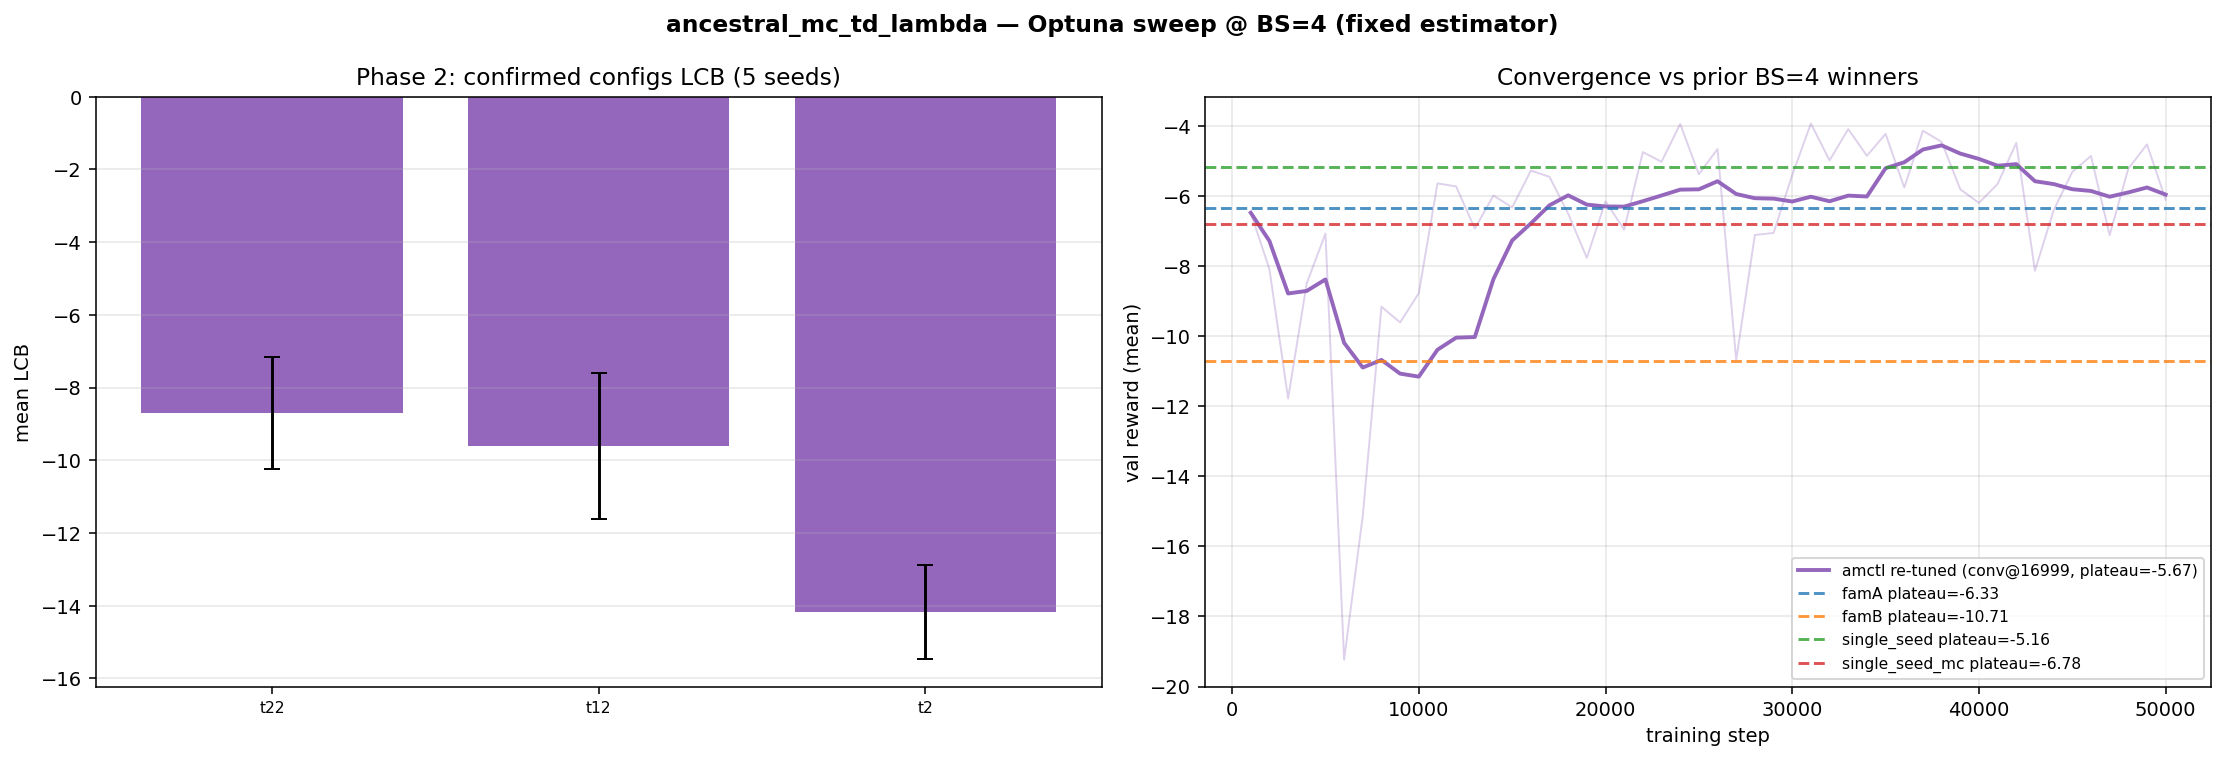

Reproduce this figure in Python.
#!/usr/bin/env python3
"""Optuna sweep for `ancestral_mc_td_lambda` on the moons BS=4 benchmark.

This is a focused, single-method companion to
``optuna_other_onpolicy_pipeline.py`` (which lumped ``ancestral_mc_td_lambda``
in with the rest of "Family A").  It exists because the multi-step / duplicate
averaging in ``ancestral_mc_td_lambda`` was just corrected (the twist used to
leak into the targets); a dedicated sweep re-tunes the method under the fixed
estimator and explores a *more general* ``log_tau`` (a.k.a. ``smc_value``)
design space.

log_tau / smc_value design space
--------------------------------
``log_tau`` is the twist used only for SMC resampling; it cancels out of the
(now-unbiased) targets, so it is purely a variance-reduction / proposal knob.
Following the BS=4 work we allow it to be ANY non-negative linear combination
of four basis functions:

    log_tau(x,t) = cr * r(x)              # reward
                 + ctr * t * r(x)         # time-annealed reward
                 + cV * V_theta(x,t)      # live value network (no grad)
                 + cVema * V_ema(x,t)     # EMA value network

Each term is independently toggled on/off (so the classic single-term twists
``k*r``, ``k*t*r``, ``k*V``, ``k*V_ema`` are all in-distribution), and active
coefficients are sampled log-uniformly in [1e-3, 3].  Coefficients are
non-negative on purpose: r and V are both larger for better states, so a
positive weight is what concentrates SMC mass where it matters.  ``ema_decay``
is sampled only when the EMA term is active.

Other swept hyperparameters
---------------------------
lambda_eff (TD(λ) mixing), mc_samples (particles per seed), n_steps,
off_policy_frac (off-policy anchoring), lr, grad_decay (∇V weight decay,
toggled), loss_type ∈ {quad, mse}.  Gradient batch size fixed at BS=4 and
``include_t_zero`` is irrelevant here (ancestral_mc always emits the t=0/t=1
generations internally).

Objective
---------
Detrended-SEM lower confidence bound (LCB) over the last ``LCB_TAIL`` of
``N_VAL`` validation checkpoints — the same windowed lower-bound metric the
rest of the BS=4 study optimises (more reliable than raw tail reward), so the
numbers here are directly comparable to the summary table.

Pipeline (env-var tunable budgets; defaults match the BS=4 study)
----------------------------------------------------------------
Phase 1 sweep   : OPT_N_TRIALS trials, TPE + Hyperband, OPT_MAX_STEPS steps.
Phase 2 confirm : top-OPT_TOPK trials × OPT_N_SEEDS seeds × OPT_MAX_STEPS steps.
Phase 3 converge: best confirmed config → OPT_CONV_STEPS steps, serialized
                  (best.ckpt / last.ckpt / value_module.pt).

For a fast smoke test:
    OPT_N_TRIALS=2 OPT_MAX_STEPS=200 OPT_N_VAL=4 OPT_TOPK=1 OPT_N_SEEDS=2 \
    OPT_CONV_STEPS=300 python experiments/bs4_moons/optuna_amctl_bs4_sweep.py
"""

import gc
import json
import os
import shutil
import time

import numpy as np
import pandas as pd
import torch
from einops import reduce
from sklearn.datasets import make_moons
from sklearn.mixture import GaussianMixture
from sklearn.preprocessing import StandardScaler
from torch.utils.data import DataLoader, TensorDataset

import matplotlib
matplotlib.use("Agg")
import matplotlib.pyplot as plt

import lightning as L
from lightning.pytorch.callbacks import Callback, ModelCheckpoint
from lightning.pytorch.loggers import CSVLogger

import optuna
from optuna.samplers import TPESampler
from optuna.pruners import HyperbandPruner
from optuna.trial import TrialState

from diffusion_rl.models.on_policy import OnPolicySMCDataset, OnPolicyValue
from diffusion_rl.modules.resnet_mlp import ValueNetwork


# ── Device (CUDA on this box; falls back to MPS/CPU) ───────────────────────
if torch.cuda.is_available():
    DEVICE = "cuda"
elif torch.backends.mps.is_available():
    DEVICE = "mps"
else:
    DEVICE = "cpu"


def empty_cache():
    if torch.cuda.is_available():
        torch.cuda.empty_cache()
    elif torch.backends.mps.is_available():
        torch.mps.empty_cache()


# ── Shared setup (identical task to the rest of the BS=4 study) ─────────────
X, _ = make_moons(n_samples=10_000, noise=0.05, random_state=42)
scaler = StandardScaler(); X = scaler.fit_transform(X)
clf = GaussianMixture(n_components=100, covariance_type="spherical"); clf.fit(X)
_means = torch.from_numpy(clf.means_).double()
_sigma2 = torch.from_numpy(clf.covariances_).double()
_weights = torch.from_numpy(clf.weights_).double()
_sigmas = torch.sqrt(_sigma2)[:, None]; _weights_col = _weights[:, None]

D = 2; a = 1.0; c = torch.tensor([1.0, 0.0])
means_np = clf.means_; sigmas_np = np.sqrt(clf.covariances_); weights_np = clf.weights_


def gmm_drift(xt, ts, a_):
    ts = ts.reshape(-1, 1); xt_ = xt[..., None]
    means_ = _means.float().to(xt).T[None, ...]; ts_ = ts[..., None]
    sigmas_ = _sigmas.float().to(xt).T; weights_ = _weights_col.float().to(xt).T
    denom = 2 * a_ * (1 - ts) + ts * sigmas_**2
    le = -reduce((xt_ - means_ * ts_) ** 2, "n d m -> n m", "sum") / (2 * ts * denom)
    lsf = torch.log(2 * a_ * (1 - ts) / denom) * D / 2
    lrw = torch.log(weights_) + le + lsf
    lw = lrw - torch.logsumexp(lrw, dim=1, keepdim=True)
    lw = torch.where((ts == 0), torch.log(weights_), lw)
    nm = (2 * a_ * (1 - ts_) * means_ + xt_ * sigmas_[None, ...] ** 2) / denom[:, None, :]
    us = (nm - xt[:, :, None]) / (1 - ts[..., None])
    return reduce(torch.exp(lw)[:, None, :] * us, "n d m -> n d", "sum")


def base_drift(x, t):
    return gmm_drift(x, t if t.ndim >= 1 else t.unsqueeze(0), a).to(dtype=torch.float)


def reward_fn(x):
    return -10 * (x - c.to(x)).square().sum(dim=1)


def gmm_sample(n):
    k_ = np.random.choice(len(weights_np), size=n, p=weights_np)
    return means_np[k_] + sigmas_np[k_, np.newaxis] * np.random.randn(n, D)


class OnPolicyValueLive(OnPolicyValue):
    """Inference/drift use the LIVE network (no EMA in drift) — the BS=4 default."""

    def drift(self, x, t, beta=1, use_ema=False):
        return super().drift(x, t, beta=beta, use_ema=use_ema)


# ── log_tau (smc_value): general non-negative linear combination ───────────
SMC_BASES = ("r", "tr", "V", "Vema")  # reward, t*reward, value, ema-value


def make_smc_value(spec, model):
    """spec maps a subset of {cr, ctr, cV, cVema} -> coefficient (>0)."""
    cr = spec.get("cr"); ctr = spec.get("ctr")
    cV = spec.get("cV"); cVema = spec.get("cVema")

    def smc(x, t):
        out = torch.zeros(x.shape[0], dtype=x.dtype, device=x.device)
        if cr is not None or ctr is not None:
            r = reward_fn(x)
            if cr is not None:
                out = out + cr * r
            if ctr is not None:
                out = out + ctr * t.reshape(-1) * r
        if cV is not None:
            out = out + cV * model.value_module(x, t).reshape(-1)
        if cVema is not None:
            out = out + cVema * model.ema(x, t).reshape(-1)
        return out

    return smc


# ── Constants ──────────────────────────────────────────────────────────────
LOG_DIR = "lightning_logs/optuna_amctl"
CONFIRM_DIR = "lightning_logs/optuna_amctl_confirm"
CONV_LOG_DIR = "lightning_logs/optuna_amctl_converge"
CKPT_DIR = "checkpoints/optuna_amctl_converge"
STUDY_DB = "sqlite:///experiments/bs4_moons/optuna_amctl.db"
STUDY_NAME = "amctl_bs4_lcb_v1"
METHOD = "ancestral_mc_td_lambda"

BS = 4
DS_BATCH = 64
MAX_STEPS = int(os.environ.get("OPT_MAX_STEPS", 5000))
N_VAL = int(os.environ.get("OPT_N_VAL", 50))
LCB_TAIL = int(os.environ.get("OPT_LCB_TAIL", 20))
LCB_Z = 1.645
N_TRIALS = int(os.environ.get("OPT_N_TRIALS", 80))
TOPK = int(os.environ.get("OPT_TOPK", 3))
N_SEEDS = int(os.environ.get("OPT_N_SEEDS", 5))
CONV_STEPS = int(os.environ.get("OPT_CONV_STEPS", 50000))
CONV_VAL_EVERY = int(os.environ.get("OPT_CONV_VAL_EVERY", 1000))

all_rewards = reward_fn(torch.from_numpy(X).float())
max_r = all_rewards.max()
bias_val = (torch.log(torch.mean(torch.exp(all_rewards - max_r))) + max_r).item()
val_loader = DataLoader(TensorDataset(torch.zeros(1)), batch_size=1)


class OptunaPruning(Callback):
    def __init__(self, trial, monitor="val_reward_mean"):
        super().__init__(); self.trial = trial; self.monitor = monitor

    def on_validation_end(self, trainer, pl_module):
        m = trainer.callback_metrics.get(self.monitor)
        if m is None:
            return
        step = int(trainer.global_step)
        self.trial.report(float(m), step)
        if self.trial.should_prune():
            raise optuna.TrialPruned(f"pruned at step {step}")


def read_curve(csv_path):
    if not os.path.exists(csv_path):
        return np.array([]), np.array([])
    df = pd.read_csv(csv_path)
    if "val_reward_mean" not in df.columns:
        return np.array([]), np.array([])
    sub = df.dropna(subset=["val_reward_mean"])
    return sub["step"].to_numpy(), sub["val_reward_mean"].to_numpy()


def lcb_of(curve):
    """Detrended-SEM lower confidence bound over the last LCB_TAIL points."""
    if len(curve) < 5:
        return -100.0
    tail = curve[-LCB_TAIL:]
    n = len(tail)
    xx = np.arange(n, dtype=float)
    A = np.vstack([xx, np.ones(n)]).T
    coef, *_ = np.linalg.lstsq(A, tail, rcond=None)
    resid = tail - A @ coef
    sigma = float(np.sqrt((resid ** 2).sum() / max(1, n - 2)))
    return float(tail.mean() - LCB_Z * sigma / np.sqrt(n))


# ── Hyperparameter design space ────────────────────────────────────────────
def sample_params(trial):
    p = {
        "n_steps": trial.suggest_int("n_steps", 10, 60),
        "mc_samples": trial.suggest_int("mc_samples", 2, 32, log=True),
        "off_policy_frac": trial.suggest_float("off_policy_frac", 0.0, 0.5),
        "lambda_eff": trial.suggest_float("lambda_eff", 0.0, 1.0),
        "lr": trial.suggest_float("lr", 1e-4, 3e-3, log=True),
        "loss_type": trial.suggest_categorical("loss_type", ["quad", "mse"]),
    }
    if trial.suggest_categorical("use_grad_decay", [True, False]):
        p["grad_decay"] = trial.suggest_float("grad_decay", 1e-5, 1e-1, log=True)
        p["use_grad_decay"] = True
    else:
        p["use_grad_decay"] = False

    # log_tau = non-negative linear combination of {r, t*r, V, V_ema}.
    use = {b: trial.suggest_categorical(f"use_{b}", [True, False]) for b in SMC_BASES}
    if not any(use.values()):           # never let the twist vanish
        use["r"] = True
    spec = {}
    if use["r"]:
        spec["cr"] = trial.suggest_float("cr", 1e-3, 3.0, log=True)
    if use["tr"]:
        spec["ctr"] = trial.suggest_float("ctr", 1e-3, 3.0, log=True)
    if use["V"]:
        spec["cV"] = trial.suggest_float("cV", 1e-3, 3.0, log=True)
    if use["Vema"]:
        spec["cVema"] = trial.suggest_float("cVema", 1e-3, 3.0, log=True)
    p["smc_spec"] = spec
    if use["Vema"]:
        p["ema_decay"] = trial.suggest_float("ema_decay", 0.90, 0.999)
    return p


def trial_params(t):
    """Reconstruct the full params dict from a finished trial (mirror of sample)."""
    pr = dict(t.params)
    out = {
        "n_steps": pr["n_steps"], "mc_samples": pr["mc_samples"],
        "off_policy_frac": pr["off_policy_frac"], "lambda_eff": pr["lambda_eff"],
        "lr": pr["lr"], "loss_type": pr["loss_type"],
        "use_grad_decay": pr.get("use_grad_decay", False),
    }
    if out["use_grad_decay"]:
        out["grad_decay"] = pr["grad_decay"]
    use = {b: pr.get(f"use_{b}", False) for b in SMC_BASES}
    if not any(use.values()):
        use["r"] = True
    spec = {}
    if use["r"]:
        spec["cr"] = pr["cr"]
    if use["tr"]:
        spec["ctr"] = pr["ctr"]
    if use["V"]:
        spec["cV"] = pr["cV"]
    if use["Vema"]:
        spec["cVema"] = pr["cVema"]
        out["ema_decay"] = pr["ema_decay"]
    out["smc_spec"] = spec
    return out


def build(params, seed):
    L.seed_everything(seed, workers=True)
    grad_decay = params["grad_decay"] if params.get("use_grad_decay") else None
    ema_decay = params.get("ema_decay", 0.99)
    vm = ValueNetwork(D, bias=bias_val)
    model = OnPolicyValueLive(
        base_score_module=base_drift, value_module=vm, reward_function=reward_fn,
        dim=D, a=a, lr=params["lr"], loss_type=params["loss_type"],
        grad_decay=grad_decay, ema_decay=ema_decay,
    ).to(DEVICE)
    smc_value = make_smc_value(params["smc_spec"], model)
    ds = OnPolicySMCDataset(
        dim=D, drift=base_drift, value=model.value_module,
        smc_value=smc_value, reward=reward_fn, device=DEVICE, a=a,
        batch_size=DS_BATCH, n_steps=params["n_steps"],
        mc_samples_per_step=params["mc_samples"],
        sampling_method=METHOD, lambda_eff=params["lambda_eff"],
        off_policy_frac=params["off_policy_frac"], include_t_zero=False,
        random_t=False, generating_function=gmm_sample,
    )
    loader = DataLoader(ds, batch_size=BS)
    return model, vm, ds, loader


def fmt_spec(spec):
    parts = []
    for key, lbl in (("cr", "r"), ("ctr", "t·r"), ("cV", "V"), ("cVema", "Vema")):
        if key in spec:
            parts.append(f"{spec[key]:.3f}·{lbl}")
    return "+".join(parts) if parts else "(none)"


def fmt(p):
    s = (f"{METHOD} mc={p['mc_samples']} ns={p['n_steps']} "
         f"lam={p['lambda_eff']:.2f} ofp={p['off_policy_frac']:.2f} "
         f"lr={p['lr']:.1e} loss={p['loss_type']} "
         f"{'gd='+format(p['grad_decay'],'.1e') if p.get('use_grad_decay') else 'gd=off'} "
         f"tau=[{fmt_spec(p['smc_spec'])}]")
    if "ema_decay" in p:
        s += f" ema={p['ema_decay']:.3f}"
    return s


# ── Phase 1: sweep ─────────────────────────────────────────────────────────
def objective(trial):
    p = sample_params(trial)
    name = f"trial_{trial.number:04d}"
    csv = f"{LOG_DIR}/{name}/version_0/metrics.csv"
    t0 = time.time()
    model, vm, ds, loader = build(p, 1234 + trial.number)
    logger = CSVLogger(LOG_DIR, name=name, version=0)
    trainer = L.Trainer(
        max_steps=MAX_STEPS, val_check_interval=max(1, MAX_STEPS // N_VAL),
        callbacks=[OptunaPruning(trial)], logger=logger,
        enable_checkpointing=False, enable_progress_bar=False)
    try:
        trainer.fit(model, loader, val_dataloaders=val_loader)
    except optuna.TrialPruned:
        print(f"  {name}: pruned ({(time.time()-t0)/60:.1f} min)", flush=True)
        raise
    except (RuntimeError, ValueError) as e:
        del model, vm, trainer, loader, ds
        gc.collect(); empty_cache()
        print(f"  {name}: error {type(e).__name__} -> -100", flush=True)
        return -100.0
    st, cv = read_curve(csv)
    del model, vm, trainer, loader, ds
    gc.collect(); empty_cache()
    lcb = lcb_of(cv)
    print(f"  {name}: LCB={lcb:.3f}  [{fmt(p)}]  {(time.time()-t0)/60:.1f} min",
          flush=True)
    return lcb


t_start = time.time()
sampler = TPESampler(multivariate=True, group=True, seed=42)
pruner = HyperbandPruner(min_resource=500, max_resource=MAX_STEPS,
                         reduction_factor=3)
study = optuna.create_study(
    study_name=STUDY_NAME, storage=STUDY_DB, load_if_exists=True,
    direction="maximize", sampler=sampler, pruner=pruner)
n_done = len([t for t in study.trials if t.state.is_finished()])
print(f"PHASE 1 — {METHOD} sweep  device={DEVICE}  "
      f"done={n_done} remaining={max(0, N_TRIALS-n_done)}", flush=True)


def _cb(study, trial):
    done = len([t for t in study.trials if t.state.is_finished()])
    try:
        best = study.best_value
    except ValueError:
        best = float("nan")
    print(f"[{done}/{N_TRIALS}] elapsed={(time.time()-t_start)/60:.1f} min "
          f"| best LCB={best:.3f}", flush=True)


study.optimize(objective, n_trials=max(0, N_TRIALS - n_done),
               callbacks=[_cb], gc_after_trial=True)

comp = [t for t in study.trials
        if t.state == TrialState.COMPLETE and t.value is not None]
comp.sort(key=lambda t: t.value, reverse=True)
chosen = comp[:TOPK]

print("\n" + "=" * 80)
print(f"Selected for {N_SEEDS}-seed confirm (top-{TOPK}):")
for t in chosen:
    print(f"  trial {t.number:>3}  LCB={t.value:>8.3f}  [{fmt(trial_params(t))}]")
print("=" * 80, flush=True)
json.dump([{"trial": t.number, "lcb": t.value, "params": trial_params(t)}
           for t in chosen],
          open("experiments/bs4_moons/optuna_amctl_top.json", "w"), indent=2)


# ── Phase 2: confirm ───────────────────────────────────────────────────────
print(f"\nPHASE 2 — confirm × {N_SEEDS} seeds × {MAX_STEPS} steps\n", flush=True)
confirm = {}
for t in chosen:
    params = trial_params(t); trial = t.number
    seed_lcbs, seed_bests = [], []
    for s in range(N_SEEDS):
        name = f"t{trial}_seed{s:02d}"
        csv = f"{CONFIRM_DIR}/{name}/version_0/metrics.csv"
        for vv in range(3):
            pth = f"{CONFIRM_DIR}/{name}/version_{vv}"
            if os.path.exists(pth):
                shutil.rmtree(pth)
        t0 = time.time()
        try:
            model, vm, ds, loader = build(params, 1000 + s)
            logger = CSVLogger(CONFIRM_DIR, name=name, version=0)
            tr = L.Trainer(
                max_steps=MAX_STEPS, val_check_interval=max(1, MAX_STEPS // N_VAL),
                logger=logger, enable_checkpointing=False,
                enable_progress_bar=False)
            tr.fit(model, loader, val_dataloaders=val_loader)
            del model, vm, tr, loader, ds
        except (RuntimeError, ValueError) as e:
            print(f"  {name}: error {type(e).__name__}", flush=True)
        gc.collect(); empty_cache()
        st, cv = read_curve(csv)
        lcb = lcb_of(cv) if len(cv) else -100.0
        best = float(cv.max()) if len(cv) else -100.0
        seed_lcbs.append(lcb); seed_bests.append(best)
        print(f"  {name}: LCB={lcb:.3f} best={best:.3f} "
              f"({(time.time()-t0)/60:.1f} min)", flush=True)
    seed_lcbs = np.array(seed_lcbs); seed_bests = np.array(seed_bests)
    confirm[trial] = {
        "params": params,
        "lcb_mean": float(seed_lcbs.mean()),
        "lcb_sd": float(seed_lcbs.std(ddof=1)) if len(seed_lcbs) > 1 else 0.0,
        "lcb_values": seed_lcbs.tolist(),
        "best_mean": float(seed_bests.mean()),
        "best_sd": float(seed_bests.std(ddof=1)) if len(seed_bests) > 1 else 0.0,
    }
    print(f"  >>> t{trial}: LCB {seed_lcbs.mean():.3f} ± "
          f"{confirm[trial]['lcb_sd']:.3f}  best {seed_bests.mean():.3f} ± "
          f"{confirm[trial]['best_sd']:.3f}", flush=True)

json.dump(confirm, open("experiments/bs4_moons/optuna_amctl_confirm_results.json", "w"),
          indent=2)

best_trial = max(confirm, key=lambda tr: confirm[tr]["lcb_mean"])
best_conf = confirm[best_trial]
print("\n" + "=" * 80)
print(f"Confirmed winner: trial {best_trial}  "
      f"LCB {best_conf['lcb_mean']:.3f} ± {best_conf['lcb_sd']:.3f}")
print(f"  {fmt(best_conf['params'])}")
print("=" * 80, flush=True)


# ── Phase 3: converge winner ───────────────────────────────────────────────
print(f"\nPHASE 3 — converge winner ({CONV_STEPS} steps, serialized)\n",
      flush=True)


def detect_convergence(steps, curve, win=8):
    if len(curve) < win + 4:
        return None, float(curve[-1]) if len(curve) else float("nan")
    sm = pd.Series(curve).rolling(win, min_periods=1).mean().to_numpy()
    tail = sm[-max(4, len(sm) // 5):]
    plateau = float(tail.mean())
    noise = float(np.std(curve[len(curve) // 2:] - sm[len(sm) // 2:]))
    conv_step = None
    for i in range(len(sm)):
        if sm[i] >= plateau - 0.5 * noise and np.all(sm[i:] >= plateau - noise):
            conv_step = int(steps[i]); break
    return conv_step, plateau


params = best_conf["params"]
tag = f"amctl_t{best_trial}_converge"
print(f"=== {tag} ===\n  {fmt(params)}", flush=True)
for vv in range(3):
    pth = f"{CONV_LOG_DIR}/{tag}/version_{vv}"
    if os.path.exists(pth):
        shutil.rmtree(pth)
ckdir = f"{CKPT_DIR}/{tag}"
if os.path.exists(ckdir):
    shutil.rmtree(ckdir)
os.makedirs(ckdir, exist_ok=True)
t0 = time.time()
model, vm, ds, loader = build(params, 20240)
logger = CSVLogger(CONV_LOG_DIR, name=tag, version=0)
ckpt = ModelCheckpoint(dirpath=ckdir, save_last=True, save_top_k=1,
                       monitor="val_reward_mean", mode="max", filename="best")
tr = L.Trainer(
    max_steps=CONV_STEPS, val_check_interval=CONV_VAL_EVERY,
    callbacks=[ckpt], logger=logger, enable_checkpointing=True,
    enable_progress_bar=False)
tr.fit(model, loader, val_dataloaders=val_loader)
torch.save({"state_dict": model.value_module.state_dict(), "params": params,
            "trial": best_trial, "max_steps": CONV_STEPS},
           f"{ckdir}/value_module.pt")
st, cv = read_curve(f"{CONV_LOG_DIR}/{tag}/version_0/metrics.csv")
cstep, plateau = detect_convergence(st, cv)
flcb = lcb_of(cv)
print(f"  elapsed {(time.time()-t0)/60:.1f} min | plateau≈{plateau:.3f} "
      f"| converged@step={cstep} | final-LCB={flcb:.3f}", flush=True)
print(f"  ckpts: {ckdir}/{{best.ckpt,last.ckpt,value_module.pt}}", flush=True)
conv = {"trial": best_trial, "params": params, "plateau_reward": plateau,
        "convergence_step": cstep, "final_lcb": flcb, "ckpt_dir": ckdir,
        "steps": st.tolist(), "val_reward": cv.tolist()}
del model, vm, tr, loader, ds
gc.collect(); empty_cache()


# ── Comparison vs the prior BS=4 winners ───────────────────────────────────
prior = {}
op = "experiments/bs4_moons/optuna_other_onpolicy_pipeline_results.json"
if os.path.exists(op):
    d = json.load(open(op))
    for k, vv in d.get("convergence", {}).items():
        prior[k] = vv
onp = "experiments/bs4_moons/optuna_confirm_converge_results.json"
if os.path.exists(onp):
    d = json.load(open(onp))
    for k, vv in d.get("convergence", {}).items():
        prior[k] = vv

print("\n" + "=" * 84)
print("ancestral_mc_td_lambda (re-tuned, fixed estimator) vs prior BS=4 winners")
print("=" * 84)
print(f"{'config':>44} | {'plateau':>9} | {'conv_step':>9} | {'final_LCB':>9}")
print("-" * 84)
for k, vv in prior.items():
    print(f"{k:>44} | {vv['plateau_reward']:>9.3f} | "
          f"{str(vv['convergence_step']):>9} | {vv['final_lcb']:>9.3f}")
print(f"{tag:>44} | {conv['plateau_reward']:>9.3f} | "
      f"{str(conv['convergence_step']):>9} | {conv['final_lcb']:>9.3f}")
print("=" * 84, flush=True)


# ── Plots ──────────────────────────────────────────────────────────────────
fig, axes = plt.subplots(1, 2, figsize=(16, 5.5))
fig.suptitle("ancestral_mc_td_lambda — Optuna sweep @ BS=4 (fixed estimator)",
             fontsize=12, fontweight="bold")
ax = axes[0]
ax.set_title(f"Phase 2: confirmed configs LCB ({N_SEEDS} seeds)")
labs, ms, sds = [], [], []
for tr_, v in sorted(confirm.items(), key=lambda kv: kv[1]["lcb_mean"],
                     reverse=True):
    labs.append(f"t{tr_}"); ms.append(v["lcb_mean"]); sds.append(v["lcb_sd"])
xp = np.arange(len(labs))
ax.bar(xp, ms, yerr=sds, color="#9467bd", capsize=4)
ax.set_xticks(xp); ax.set_xticklabels(labs, fontsize=8)
ax.set_ylabel("mean LCB"); ax.grid(True, alpha=0.3, axis="y")

ax = axes[1]
ax.set_title("Convergence vs prior BS=4 winners")
stc = np.array(conv["steps"]); cvc = np.array(conv["val_reward"])
ax.plot(stc, cvc, color="#9467bd", alpha=0.30, lw=1.0)
ax.plot(stc, pd.Series(cvc).rolling(8, min_periods=1).mean(), color="#9467bd",
        lw=2.0, label=f"amctl re-tuned (conv@{conv['convergence_step']}, "
                      f"plateau={conv['plateau_reward']:.2f})")
palette = ["#1f77b4", "#ff7f0e", "#2ca02c", "#d62728", "#8c564b"]
for (k, vv), col in zip(prior.items(), palette):
    ax.axhline(vv["plateau_reward"], color=col, ls="--", alpha=0.8,
               label=f"{k.split('_t')[0][:22]} plateau={vv['plateau_reward']:.2f}")
ax.set_xlabel("training step"); ax.set_ylabel("val reward (mean)")
ax.grid(True, alpha=0.3); ax.legend(fontsize=8)
plt.tight_layout()
plt.savefig("experiments/bs4_moons/optuna_amctl_bs4_sweep.png", dpi=140, bbox_inches="tight")
print("\nSaved: experiments/bs4_moons/optuna_amctl_bs4_sweep.png", flush=True)

json.dump(
    {"method": METHOD,
     "chosen": [{"trial": t.number, "lcb": t.value,
                 "params": trial_params(t)} for t in chosen],
     "confirm": confirm,
     "winner": {"trial": best_trial, **best_conf},
     "convergence": {k: v for k, v in conv.items()
                     if k not in ("steps", "val_reward")},
     "convergence_curve": {"steps": conv["steps"],
                           "val_reward": conv["val_reward"]},
     "prior_comparison": prior},
    open("experiments/bs4_moons/optuna_amctl_bs4_sweep_results.json", "w"), indent=2)
print("Saved: experiments/bs4_moons/optuna_amctl_bs4_sweep_results.json")
print(f"\nTotal elapsed: {(time.time()-t_start)/60:.1f} min\nDone.")
